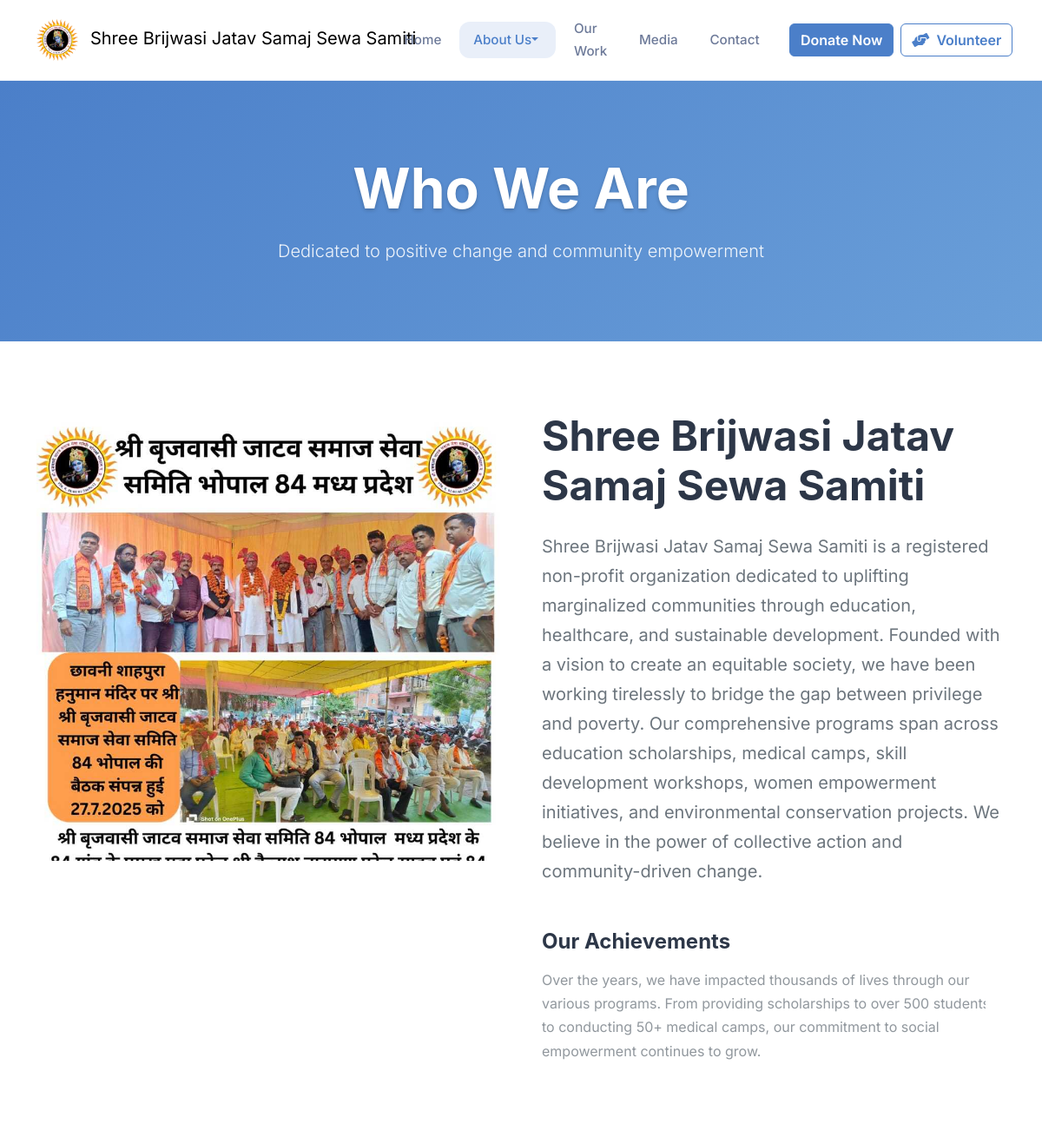
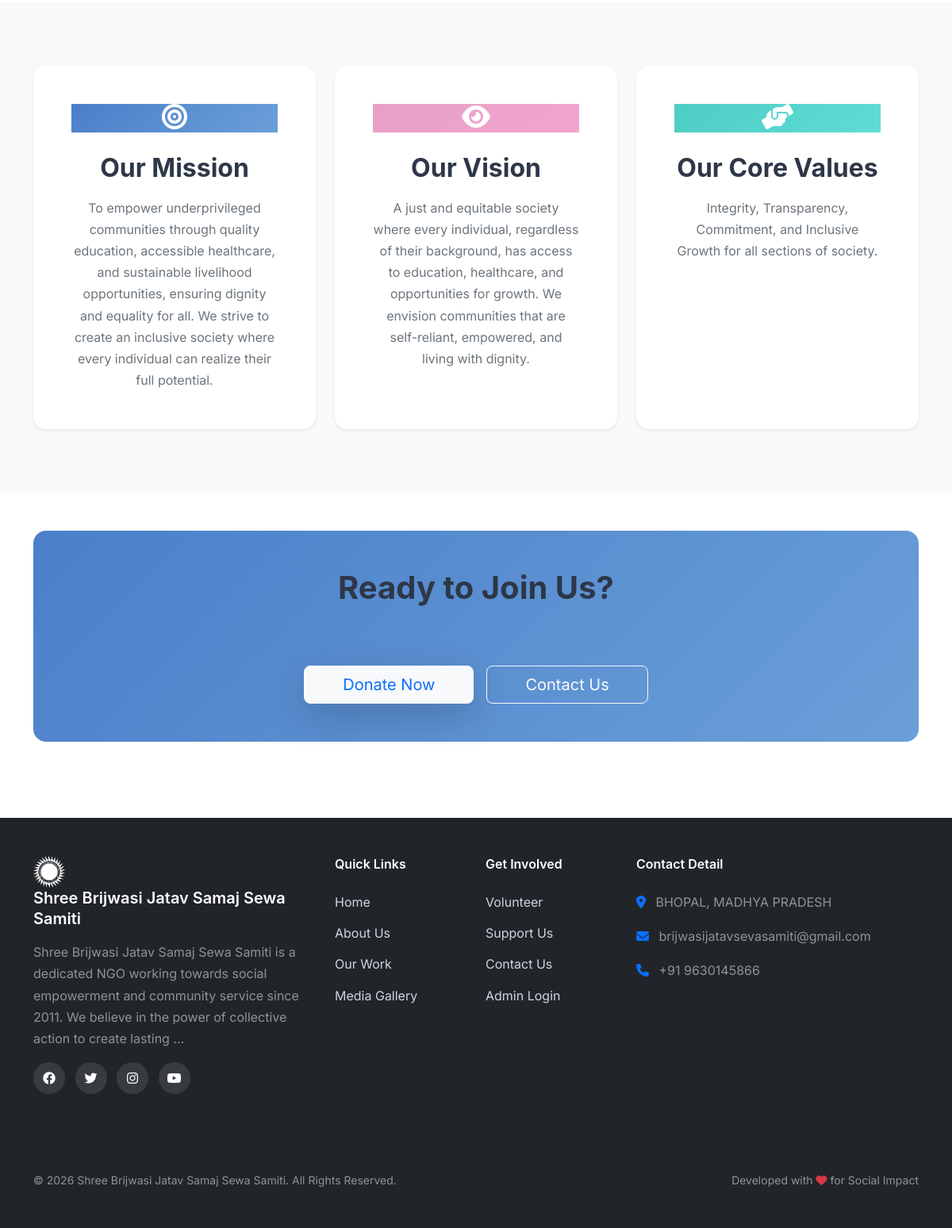
The app's page /about/overview/ with its own data (2 pictures, top to bottom).
### main/models.py (models this page shows, shortened)
class SiteSettings(models.Model):
    about_overview = models.TextField(default='')
    mission_statement = models.TextField(default='')
    vision_statement = models.TextField(default='')
    achievements_summary = models.TextField(default='')
    total_beneficiaries = models.IntegerField(default=0)
    total_projects = models.IntegerField(default=0)
    established_year = models.IntegerField(default=2020)
    registration_number = models.CharField(max_length=100, blank=True)
    homepage_hero_title = models.CharField(max_length=200, default='Shree Brijwasi Jatav Samaj Sewa Samiti')
    homepage_hero_subtitle = models.CharField(max_length=300, default='Journey of Empowerment and Impact')
    donation_appeal_text = models.TextField(default='Your contribution helps us make a difference')
    volunteer_appeal_text = models.TextField(default='Join our team of dedicated volunteers')
    footer_about_text = models.TextField(default='')
    contact_email = models.EmailField(blank=True, help_text="Primary contact email displayed on site")
    contact_phone = models.CharField(max_length=20, blank=True, help_text="Primary contact phone number")
    contact_address = models.CharField(max_length=300, blank=True, help_text="Physical address of the organization")
    social_media_links = models.JSONField(default=dict, blank=True, help_text="JSON object with social media URLs, e.g. {'facebook':'...','twitter':'...'}")
    donation_upi_vpa = models.CharField(max_length=100, blank=True, help_text="UPI ID to override PAYMENT_CONFIG for donations")
    meta_description = models.CharField(max_length=160, blank=True)
    meta_keywords = models.CharField(max_length=300, blank=True)
    updated_at = models.DateTimeField(auto_now=True)
    updated_by = models.ForeignKey(User, on_delete=models.SET_NULL, null=True, blank=True)
    class Meta:
        verbose_name = "Site Settings"
        verbose_name_plural = "Site Settings"

### main/views.py (the view)
# urls.py: path('about/overview/', views.about_overview_view, name='about_overview'),
def about_overview_view(request):
    site_settings = SiteSettings.get_settings()
    current_year = timezone.now().year
    years_of_operation = current_year - site_settings.established_year
    context = {
        'site_settings': site_settings,
        'years_of_operation': years_of_operation,
        'page_title': 'About Us - Overview',
        'meta_description': site_settings.meta_description,
    }
    return render(request, 'about_overview.html', context)

### templates/about_overview.html (shortened to what this page needs)
{% extends 'base.html' %}
{% block content %}
<section class="page-hero">
    <div class="container text-center text-white">
        <h1 class="display-3 fw-bold mb-3 animated fadeInDown">Who We Are</h1>
        <p class="lead mb-0 animated fadeInUp">Dedicated to positive change and community empowerment</p>
    </div>
</section>
<section class="section">
    <div class="container">
        <div class="row g-5 align-items-center">
            <div class="col-lg-6">
                <div class="position-relative">
                    {% load static %}
                    <img src="{% static 'images/img1.jpg' %}"
                        alt="About Us" class="img-fluid rounded-4 shadow-xl">
                </div>
            </div>
            <div class="col-lg-6">
                <h2 class="display-5 fw-bold mb-4">Shree Brijwasi Jatav Samaj Sewa Samiti</h2>
                <div class="mb-4 text-secondary fs-5">
                    {{ site_settings.about_overview|default:"Shree Brijwasi Jatav Samaj Sewa Samiti is a non-governmental organization dedicated to the upliftment of the underprivileged sections of society. We focus on education, healthcare, and community empowerment." }}
                </div>
                <div class="achievements mt-5">
                    <h4 class="fw-bold mb-3">Our Achievements</h4>
                    <p class="text-secondary opacity-75">{{ site_settings.achievements_summary|default:"Over the years, we have successfully completed multiple projects, positively impacting many lives in our community." }}</p>
                </div>
            </div>
        </div>
    </div>
</section>
<section class="section bg-light">
    <div class="container">
        <div class="row justify-content-center g-4 text-center">
            <div class="col-md-4">
                <div class="mission-vision-card p-5 bg-white rounded-4 shadow-sm h-100 border-top-primary">
                    <div class="icon-circle mx-auto mb-4" style="background: linear-gradient(135deg, #4B7FC9 0%, #6A9FD9 100%); color: white;">
                        <i class="fas fa-bullseye fa-2x"></i>
                    </div>
                    <h3 class="fw-bold mb-3">Our Mission</h3>
                    <p class="text-secondary mb-0">{{ site_settings.mission_statement|default:"To empower under-privileged sections of society through collective action and sustainable development." }}</p>
                </div>
            </div>
            <div class="col-md-4">
                <div class="mission-vision-card p-5 bg-white rounded-4 shadow-sm h-100 border-top-primary">
                    <div class="icon-circle mx-auto mb-4" style="background: linear-gradient(135deg, #E8A0C5 0%, #F0A5D0 100%); color: white;">
                        <i class="fas fa-eye fa-2x"></i>
                    </div>
                    <h3 class="fw-bold mb-3">Our Vision</h3>
                    <p class="text-secondary mb-0">{{ site_settings.vision_statement|default:"A society where every individual has equal opportunities to grow and lead a dignified life." }}</p>
                </div>
            </div>
            <div class="col-md-4">
                <div class="mission-vision-card p-5 bg-white rounded-4 shadow-sm h-100 border-top-primary">
                    <div class="icon-circle mx-auto mb-4" style="background: linear-gradient(135deg, #4ECDC4 0%, #5EDDD5 100%); color: white;">
                        <i class="fas fa-hands-helping fa-2x"></i>
                    </div>
                    <h3 class="fw-bold mb-3">Our Core Values</h3>
                    <p class="text-secondary mb-0">Integrity, Transparency, Commitment, and Inclusive Growth for all
                        sections of society.</p>
                </div>
            </div>
        </div>
    </div>
</section>
<section class="section py-5">
    <div class="container">
        <div class="cta-box p-5 rounded-4 shadow-xl text-center" style="background: linear-gradient(135deg, #4B7FC9 0%, #6A9FD9 100%); color: white;">
            <div class="row justify-content-center">
                <div class="col-lg-8">
                    <h2 class="display-6 fw-bold mb-3">Ready to Join Us?</h2>
                    <p class="lead mb-4 opacity-75">Your support help us make a larger impact on the community.</p>
                    <div class="d-flex flex-wrap justify-content-center gap-3">
                        <a href="{% url 'donate' %}" class="btn btn-light btn-lg px-5 shadow-lg text-primary">Donate Now</a>
                        <a href="{% url 'contact' %}" class="btn btn-outline-light btn-lg px-5">Contact Us</a>
                    </div>
                </div>
            </div>
        </div>
    </div>
</section>
{% endblock %}

### templates/base.html (shortened to what this page needs)
<!DOCTYPE html>
<html lang="en">
{% load static %}
<head>
    <link rel="stylesheet" href="https://cdnjs.cloudflare.com/ajax/libs/font-awesome/6.0.0/css/all.min.css">
    <link href="https://cdn.jsdelivr.net/npm/bootstrap@5.3.0/dist/css/bootstrap.min.css" rel="stylesheet">
    <link rel="stylesheet" href="{% static 'css/styles.css' %}">
</head>
<body>
    <nav class="navbar navbar-expand-lg sticky-top">
        <div class="container">
            <a class="navbar-brand" href="{% url 'home' %}">
                            <img src="{% static SITE_CONFIG.LOGO_PATH %}" alt="{{ SITE_CONFIG.SITE_NAME }}" class="logo-img">
                <span class="ms-2 d-none d-sm-inline-block">{{ SITE_CONFIG.SITE_NAME }}</span>
            </a>
            <div class="collapse navbar-collapse" id="navMain">
                <ul class="navbar-nav ms-auto mb-2 mb-lg-0 align-items-center">
                    <li class="nav-item">
                        <a class="nav-link {% if current_path == '/' %}active{% endif %}"
                            href="{% url 'home' %}">Home</a>
                    </li>
                    <li class="nav-item dropdown">
                        <a class="nav-link dropdown-toggle {% if 'about' in current_path %}active{% endif %}" href="#"
                            data-bs-toggle="dropdown">About Us</a>
                    </li>
                    <li class="nav-item">
                        <a class="nav-link {% if 'our-work' in current_path %}active{% endif %}"
                            href="{% url 'our_work' %}">Our Work</a>
                    </li>
                    <li class="nav-item">
                        <a class="nav-link {% if 'media' in current_path %}active{% endif %}"
                            href="{% url 'media' %}">Media</a>
                    </li>
                    <li class="nav-item">
                        <a class="nav-link {% if 'contact' in current_path %}active{% endif %}"
                            href="{% url 'contact' %}">Contact</a>
                    </li>
                    <li class="nav-item ms-lg-3 d-flex gap-2">
                        <a class="btn btn-primary" href="{% url 'donate' %}" style="white-space: nowrap;">Donate Now</a>
                        <a class="btn btn-outline-primary" href="{% url 'volunteer' %}" style="white-space: nowrap; border-color: #4B7FC9; color: #4B7FC9; font-weight: 600;">
                            <i class="fas fa-hands-helping me-1"></i> Volunteer
                        </a>
                    </li>
                </ul>
            </div>
        </div>
    </nav>
    <main>
        {% block content %}{% endblock %}
    </main>
    <footer class="footer bg-dark text-white py-5 mt-5">
        <div class="container">
            <div class="row g-4">
                <div class="col-lg-4">
                    <div class="footer-logo mb-3">
                        <img src="{% static SITE_CONFIG.LOGO_PATH %}" alt="{{ SITE_CONFIG.SITE_NAME }}"
                            class="logo-img me-2" style="max-height: 50px; filter: brightness(0) invert(1);">
                        <h5 class="d-inline-block align-middle mb-0 text-white">{{ SITE_CONFIG.SITE_NAME }}</h5>
                    </div>
                    <p class="text-white-50">
                        {% if site_settings.footer_about_text %}
                        {{ site_settings.footer_about_text|truncatewords:30 }}
                        {% else %}
                        {{ SITE_CONFIG.SITE_DESCRIPTION }}
                        {% endif %}
                    </p>
                    <div class="social-links mt-3">
                        {% if SITE_CONFIG.SOCIAL_MEDIA.facebook %}
                        <a href="{{ SITE_CONFIG.SOCIAL_MEDIA.facebook }}" target="_blank" class="social-link"><i
                                class="fab fa-facebook"></i></a>
                        {% endif %}
                        {% if SITE_CONFIG.SOCIAL_MEDIA.twitter %}
                        <a href="{{ SITE_CONFIG.SOCIAL_MEDIA.twitter }}" target="_blank" class="social-link"><i
                                class="fab fa-twitter"></i></a>
                        {% endif %}
                        {% if SITE_CONFIG.SOCIAL_MEDIA.instagram %}
                        <a href="{{ SITE_CONFIG.SOCIAL_MEDIA.instagram }}" target="_blank" class="social-link"><i
                                class="fab fa-instagram"></i></a>
                        {% endif %}
                        {% if SITE_CONFIG.SOCIAL_MEDIA.youtube %}
                        <a href="{{ SITE_CONFIG.SOCIAL_MEDIA.youtube }}" target="_blank" class="social-link"><i
                                class="fab fa-youtube"></i></a>
                        {% endif %}
                    </div>
                </div>
                <div class="col-lg-2 col-md-4">
                    <h6 class="mb-4">Quick Links</h6>
                    <ul class="list-unstyled footer-links">
                        <li><a href="{% url 'home' %}">Home</a></li>
                        <li><a href="{% url 'about_overview' %}">About Us</a></li>
                        <li><a href="{% url 'our_work' %}">Our Work</a></li>
                        <li><a href="{% url 'media' %}">Media Gallery</a></li>
                    </ul>
                </div>
                <div class="col-lg-2 col-md-4">
                    <h6 class="mb-4">Get Involved</h6>
                    <ul class="list-unstyled footer-links">
                        <li><a href="{% url 'volunteer' %}">Volunteer</a></li>
                        <li><a href="{% url 'donate' %}">Support Us</a></li>
                        <li><a href="{% url 'contact' %}">Contact Us</a></li>
                        <li><a href="http://127.0.0.1:8000/admin/" target="_blank">Admin Login</a></li>
                    </ul>
                </div>
                <div class="col-lg-4 col-md-4">
                    <h6 class="mb-4">Contact Detail</h6>
                    <ul class="list-unstyled text-white-50 footer-contact">
                        <li class="mb-3">
                            <i class="fas fa-map-marker-alt me-2 text-primary"></i>
                            {{ SITE_CONFIG.CONTACT_ADDRESS }}
                        </li>
                        <li class="mb-3">
                            <i class="fas fa-envelope me-2 text-primary"></i>
                            {{ SITE_CONFIG.CONTACT_EMAIL }}
                        </li>
                        <li class="mb-3">
                            <i class="fas fa-phone me-2 text-primary"></i>
                            {{ SITE_CONFIG.CONTACT_PHONE }}
                        </li>
                    </ul>
                </div>
            </div>
            <hr class="my-5 border-white-10">
            <div class="row align-items-center">
                <div class="col-md-6 text-center text-md-start">
                    <p class="mb-0 text-white-50 small">&copy; {% now "Y" %} {{ SITE_CONFIG.SITE_NAME }}. All Rights
                        Reserved.</p>
                </div>
                <div class="col-md-6 text-center text-md-end mt-3 mt-md-0">
                    <p class="mb-0 text-white-50 small">Developed with <i class="fas fa-heart text-danger"></i> for
                        Social Impact</p>
                </div>
            </div>
        </div>
    </footer>
</body>
</html>

### records on screen
SiteSettings: SITE_NAME "Shree Brijwasi Jatav Samaj Sewa Samiti", about_overview "Shree Brijwasi Jatav Samaj Sewa Samiti is a registered non-profit organization dedicated to uplifting marginalized communities through education, healthcare, and sustainable development. Founded with a vision to create an equitable society, we have been working tirelessly to bridge the gap between privilege and poverty. Our comprehensive programs span across education scholarships, medical camps, skill development workshops, women empowerment initiatives, and environmental conservation projects. We believe in the power of collective action and community-driven change.", achievements_summary "Over the years, we have impacted thousands of lives through our various programs. From providing scholarships to over 500 students to conducting 50+ medical camps, our commitment to social empowerment continues to grow.", mission_statement "To empower underprivileged communities through quality education, accessible healthcare, and sustainable livelihood opportunities, ensuring dignity and equality for all. We strive to create an inclusive society where every individual can realize their full potential.", vision_statement "A just and equitable society where every individual, regardless of their background, has access to education, healthcare, and opportunities for growth. We envision communities that are self-reliant, empowered, and living with dignity.", footer_about_text "Shree Brijwasi Jatav Samaj Sewa Samiti is a dedicated NGO working towards social empowerment and community service since 2011. We believe in the power of collective action to create lasting …", CONTACT_ADDRESS "BHOPAL, MADHYA PRADESH", CONTACT_EMAIL "brijwasijatavsevasamiti@gmail.com", CONTACT_PHONE "+91 9630145866"
